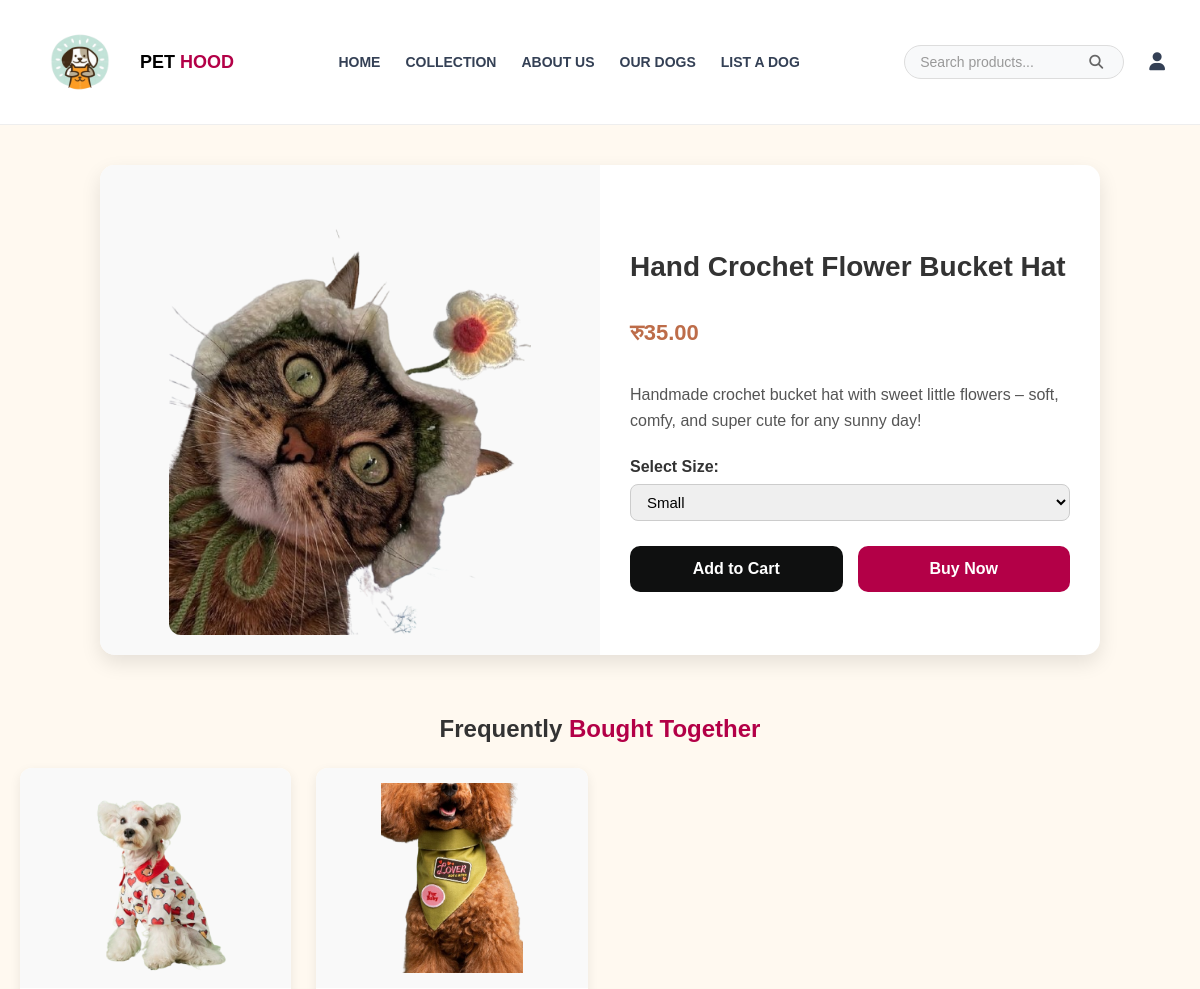
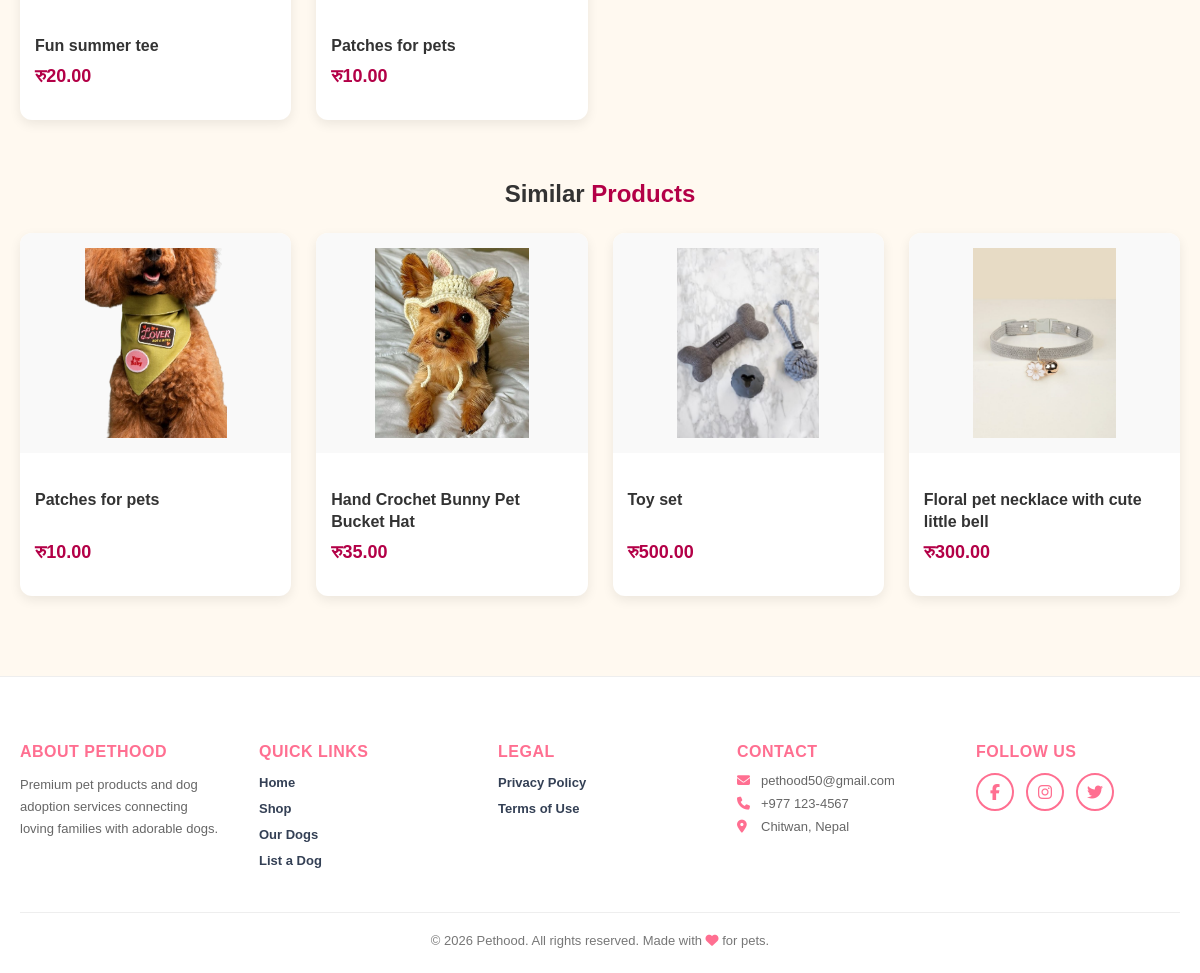
The app's page /hand-crochet-flower-bucket-hat/ with its own data (2 pictures, top to bottom).
### shop/models.py (models this page shows, shortened)
class Product(models.Model):
    CATEGORY_CHOICES = [
        ('food', 'Food'),
        ('clothes', 'Clothes'),
        ('accessories', 'Accessories'),
    ]
    name = models.CharField(max_length=200)
    slug = models.SlugField(max_length=250, unique=True, blank=True, null=True)
    category = models.CharField(max_length=20, choices=CATEGORY_CHOICES)
    price = models.DecimalField(max_digits=10, decimal_places=2)
    description = models.TextField()
    image = models.ImageField(upload_to='products/')
    sizes = models.ManyToManyField(Size, blank=True)   #  multiple sizes

### shop/views.py (the view)
# urls.py: path('<slug:slug>/', views.productdetails, name='productdetails'),
def productdetails(request, slug):
    product = get_object_or_404(Product, slug=slug)
    cart_items_in_cart = []
    if request.user.is_authenticated:
        cart, _ = Cart.objects.get_or_create(user=request.user)
        cart_items = CartItem.objects.filter(cart=cart, product=product)
        cart_items_in_cart = [item.size for item in cart_items]
    similar_products = get_similar_products(product, limit=4)
    frequently_bought = get_frequently_bought_together(product, limit=3)
    return render(request, 'productdetails.html', {
        'product': product,
        'cart_items_in_cart': cart_items_in_cart,
        'similar_products': similar_products,
        'frequently_bought': frequently_bought,
    })

### shop/context_processors.py (called while the page is built)
def cart_count(request):
    if request.user.is_authenticated:
        cart, _ = Cart.objects.get_or_create(user=request.user)
        count = cart.items.count()
    else:
        count = 0
    return {'cart_count': count}

### shop/recommendations.py (called while the page is built)
def get_similar_products(product, limit=4):
    if not product:
        return Product.objects.none()
    price_min = product.price * Decimal('0.8')
    price_max = product.price * Decimal('1.2')
    similar = Product.objects.filter(
        category=product.category
    ).exclude(
        id=product.id
    )
    in_price_range = similar.filter(
        price__gte=price_min,
        price__lte=price_max
    )
    if in_price_range.count() >= limit:
        return in_price_range[:limit]
    else:
        return similar[:limit]

def get_frequently_bought_together(product, limit=3):
    if not product:
        return Product.objects.none()
    orders_with_product = Order.objects.filter(
        items__product=product
    ).values_list('id', flat=True)
    if not orders_with_product:
        return get_similar_products(product, limit)
    product_ids = OrderItem.objects.filter(
        order_id__in=orders_with_product
    ).exclude(
        product=product
    ).values('product').annotate(
        purchase_count=Count('product')
    ).order_by('-purchase_count')[:limit].values_list('product', flat=True)
    products_dict = {p.id: p for p in Product.objects.filter(id__in=product_ids)}
    frequently_bought = [products_dict[pid] for pid in product_ids if pid in products_dict]
    return frequently_bought

### templates/productdetails.html (shortened to what this page needs)
{% extends 'base.html' %}
{% load static %}
{% block content %}
<div class="product-detail">
  <div class="image-section">
    <img src="{{ product.image.url }}" alt="{{ product.name }}">
  </div>
  <div class="info-section">
    <h2>{{ product.name }}</h2>
    <p class="price">रु{{ product.price }}</p>
    <p class="description">{{ product.description }}</p>
    {% if product.category == "clothes" or product.category == "accessories" %}
       <label for="size-select-{{ product.id }}">Select Size:</label>
       <select id="size-select-{{ product.id }}">
        <option value="S">Small</option>
      </select>
    {% endif %}
    <div class="action-buttons">
      <button class="add-cart" data-product-id="{{ product.id }}">Add to Cart</button>
      <button class="buy-now" data-product-id="{{ product.id }}">Buy Now</button>
    </div>
  </div>
</div>
{% if frequently_bought or similar_products %}
{% if frequently_bought %}
<div class="recommendations-section">
  <h3>Frequently <span>Bought Together</span></h3>
  <div class="recommendations-grid">
    {% for product in frequently_bought %}
    <a href="{% url 'productdetails' product.slug %}" class="recommendation-card">
      <img src="{{ product.image.url }}" alt="{{ product.name }}">
      <div class="recommendation-card-info">
        <h4>{{ product.name }}</h4>
        <p class="price">रु{{ product.price }}</p>
      </div>
    </a>
    {% endfor %}
  </div>
</div>
{% endif %}
{% if similar_products %}
<div class="recommendations-section">
  <h3>Similar <span>Products</span></h3>
  <div class="recommendations-grid">
    {% for product in similar_products %}
    <a href="{% url 'productdetails' product.slug %}" class="recommendation-card">
      <img src="{{ product.image.url }}" alt="{{ product.name }}">
      <div class="recommendation-card-info">
        <h4>{{ product.name }}</h4>
        <p class="price">रु{{ product.price }}</p>
      </div>
    </a>
    {% endfor %}
  </div>
</div>
{% endif %}
{% endif %}
{% endblock %}

### static/base.css (style rules this page uses)
* { box-sizing: border-box; }
body { margin: 0; font-family: Arial, sans-serif; }

### templates/productdetails.html (style rules this page uses)
body { background-color: #fff9f0; font-family: 'Arial', sans-serif; color: #333; }
.product-detail { display: flex; flex-wrap: wrap; max-width: 1000px; margin: 40px auto; background: #fff; border-radius: 15px; box-shadow: 0 8px 20px rgba(0,0,0,0.1); overflow: hidden; transition: transform 0.3s ease; }
.image-section { flex: 1 1 400px; background: #f9f9f9; display: flex; align-items: center; justify-content: center; padding: 20px; }
.image-section img { max-width: 100%; max-height: 450px; object-fit: contain; border-radius: 12px; }
.info-section { flex: 1 1 400px; padding: 30px; display: flex; flex-direction: column; justify-content: center; }
.info-section h2 { font-size: 28px; font-weight: 700; margin-bottom: 15px; }
.info-section .price { font-size: 22px; color: #bd6c49; font-weight: bold; margin-bottom: 20px; }
.info-section .description { font-size: 16px; color: #555; margin-bottom: 25px; line-height: 1.6; }
.info-section label { font-weight: 600; margin-bottom: 8px; display: block; }
.info-section select { padding: 8px 12px; border-radius: 8px; border: 1px solid #ccc; font-size: 15px; margin-bottom: 25px; cursor: pointer; transition: border 0.2s, box-shadow 0.2s; }
.action-buttons { display: flex; gap: 15px; flex-wrap: wrap; }
.add-cart, .buy-now { flex: 1; min-width: 150px; padding: 14px 25px; font-size: 16px; font-weight: 600; border: none; border-radius: 10px; cursor: pointer; transition: background 0.3s, transform 0.2s; }
.add-cart { background: #0f1010; color: #fff; }
.buy-now { background: #b30047; color: #fff; }
.recommendations-section { max-width: 1200px; margin: 60px auto; padding: 0 20px; }
.recommendations-section h3 { font-size: 24px; font-weight: 700; margin-bottom: 25px; color: #333; text-align: center; }
.recommendations-section h3 span { color: #b30047; }
.recommendations-grid { display: grid; grid-template-columns: repeat(auto-fill, minmax(250px, 1fr)); gap: 25px; margin-top: 20px; }
.recommendation-card { background: #fff; border-radius: 12px; overflow: hidden; box-shadow: 0 4px 12px rgba(0,0,0,0.08); transition: transform 0.3s, box-shadow 0.3s; text-decoration: none; color: inherit; display: flex; flex-direction: column; }
.recommendation-card img { width: 100%; height: 220px; object-fit: contain; background: #f9f9f9; padding: 15px; }
.recommendation-card-info { padding: 15px; flex: 1; display: flex; flex-direction: column; }
.recommendation-card h4 { font-size: 16px; font-weight: 600; margin-bottom: 8px; color: #333; line-height: 1.4; }
.recommendation-card .price { font-size: 18px; font-weight: bold; color: #b30047; margin-top: auto; }

### records on screen
Product: image (picture), name "Hand Crochet Flower Bucket Hat", price "35.00", description "Handmade crochet bucket hat with sweet little flowers – soft, comfy, and super cute for any sunny day!", id "Small"
Product: image (picture), name "Fun summer tee", price "20.00"
Product: image (picture), name "Patches for pets", price "10.00"
Product: image (picture), name "Hand Crochet Bunny Pet Bucket Hat", price "35.00"
Product: image (picture), name "Toy set", price "500.00"
Product: image (picture), name "Floral pet necklace with cute little bell", price "300.00"
